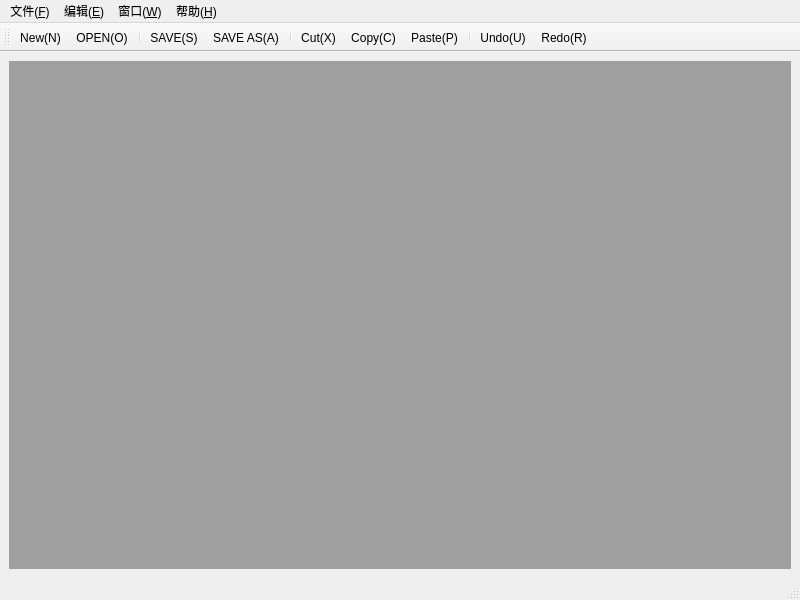
<?xml version="1.0" encoding="UTF-8"?>
<ui version="4.0">
 <class>MainWindow</class>
 <widget class="QMainWindow" name="MainWindow">
  <property name="geometry">
   <rect>
    <x>0</x>
    <y>0</y>
    <width>800</width>
    <height>600</height>
   </rect>
  </property>
  <property name="windowTitle">
   <string>MainWindow</string>
  </property>
  <widget class="QWidget" name="centralwidget">
   <layout class="QGridLayout" name="gridLayout">
    <item row="0" column="0">
     <widget class="QMdiArea" name="mdiArea"/>
    </item>
   </layout>
  </widget>
  <widget class="QMenuBar" name="menubar">
   <property name="geometry">
    <rect>
     <x>0</x>
     <y>0</y>
     <width>800</width>
     <height>26</height>
    </rect>
   </property>
   <widget class="QMenu" name="menuF">
    <property name="title">
     <string>文件(&amp;F)</string>
    </property>
    <addaction name="actionNew"/>
    <addaction name="actionOpen"/>
    <addaction name="actionSave"/>
    <addaction name="actionSaveAs"/>
    <addaction name="actionExit"/>
   </widget>
   <widget class="QMenu" name="menuE">
    <property name="title">
     <string>编辑(&amp;E)</string>
    </property>
    <addaction name="actionUndo"/>
    <addaction name="actionRedo"/>
    <addaction name="actionCut"/>
    <addaction name="actionCopy"/>
    <addaction name="actionPaste_P"/>
   </widget>
   <widget class="QMenu" name="menuW">
    <property name="title">
     <string>窗口(&amp;W)</string>
    </property>
    <addaction name="actionClose"/>
    <addaction name="actionCloseAll"/>
    <addaction name="actionTile"/>
    <addaction name="actionCascade"/>
    <addaction name="actionNext"/>
    <addaction name="actionPrevious"/>
   </widget>
   <widget class="QMenu" name="menuH">
    <property name="title">
     <string>帮助(&amp;H)</string>
    </property>
    <addaction name="actionAbout"/>
    <addaction name="actionAboutQt"/>
   </widget>
   <addaction name="menuF"/>
   <addaction name="menuE"/>
   <addaction name="menuW"/>
   <addaction name="menuH"/>
  </widget>
  <widget class="QStatusBar" name="statusbar"/>
  <widget class="QToolBar" name="toolBar">
   <property name="windowTitle">
    <string>toolBar</string>
   </property>
   <attribute name="toolBarArea">
    <enum>TopToolBarArea</enum>
   </attribute>
   <attribute name="toolBarBreak">
    <bool>true</bool>
   </attribute>
   <addaction name="actionNew"/>
   <addaction name="actionOpen"/>
   <addaction name="separator"/>
   <addaction name="actionSave"/>
   <addaction name="actionSaveAs"/>
   <addaction name="separator"/>
   <addaction name="actionCut"/>
   <addaction name="actionCopy"/>
   <addaction name="actionPaste_P"/>
   <addaction name="separator"/>
   <addaction name="actionUndo"/>
   <addaction name="actionRedo"/>
  </widget>
  <action name="actionNew">
   <property name="icon">
    <iconset resource="../resource/myImage.qrc">
     <normaloff>:/myImage/image/new.png</normaloff>:/myImage/image/new.png</iconset>
   </property>
   <property name="text">
    <string>New(&amp;N)</string>
   </property>
   <property name="shortcut">
    <string>Ctrl+N</string>
   </property>
  </action>
  <action name="actionOpen">
   <property name="icon">
    <iconset resource="../resource/myImage.qrc">
     <normaloff>:/myImage/image/open.png</normaloff>:/myImage/image/open.png</iconset>
   </property>
   <property name="text">
    <string>OPEN(&amp;O)</string>
   </property>
   <property name="shortcut">
    <string>Ctrl+O</string>
   </property>
  </action>
  <action name="actionSave">
   <property name="icon">
    <iconset resource="../resource/myImage.qrc">
     <normaloff>:/myImage/image/save.png</normaloff>:/myImage/image/save.png</iconset>
   </property>
   <property name="text">
    <string>SAVE(&amp;S)</string>
   </property>
   <property name="shortcut">
    <string>Ctrl+S</string>
   </property>
  </action>
  <action name="actionSaveAs">
   <property name="icon">
    <iconset resource="../resource/myImage.qrc">
     <normaloff>:/myImage/image/saveAs.png</normaloff>:/myImage/image/saveAs.png</iconset>
   </property>
   <property name="text">
    <string>SAVE AS(&amp;A)...</string>
   </property>
  </action>
  <action name="actionExit">
   <property name="icon">
    <iconset resource="../resource/myImage.qrc">
     <normaloff>:/myImage/image/exit.png</normaloff>:/myImage/image/exit.png</iconset>
   </property>
   <property name="text">
    <string>EXIT(&amp;X)</string>
   </property>
  </action>
  <action name="actionUndo">
   <property name="icon">
    <iconset resource="../resource/myImage.qrc">
     <normaloff>:/myImage/image/undo.png</normaloff>:/myImage/image/undo.png</iconset>
   </property>
   <property name="text">
    <string>Undo(&amp;U)</string>
   </property>
   <property name="shortcut">
    <string>Ctrl+Z</string>
   </property>
  </action>
  <action name="actionRedo">
   <property name="icon">
    <iconset resource="../resource/myImage.qrc">
     <normaloff>:/myImage/image/redo.png</normaloff>:/myImage/image/redo.png</iconset>
   </property>
   <property name="text">
    <string>Redo(&amp;R)</string>
   </property>
   <property name="shortcut">
    <string>Ctrl+Y</string>
   </property>
  </action>
  <action name="actionCut">
   <property name="icon">
    <iconset resource="../resource/myImage.qrc">
     <normaloff>:/myImage/image/cut.png</normaloff>:/myImage/image/cut.png</iconset>
   </property>
   <property name="text">
    <string>Cut(&amp;X)</string>
   </property>
   <property name="shortcut">
    <string>Ctrl+X</string>
   </property>
  </action>
  <action name="actionCopy">
   <property name="icon">
    <iconset resource="../resource/myImage.qrc">
     <normaloff>:/myImage/image/copy.png</normaloff>:/myImage/image/copy.png</iconset>
   </property>
   <property name="text">
    <string>Copy(&amp;C)</string>
   </property>
   <property name="shortcut">
    <string>Ctrl+C</string>
   </property>
  </action>
  <action name="actionPaste_P">
   <property name="icon">
    <iconset resource="../resource/myImage.qrc">
     <normaloff>:/myImage/image/paste.png</normaloff>:/myImage/image/paste.png</iconset>
   </property>
   <property name="text">
    <string>Paste(&amp;P)</string>
   </property>
   <property name="shortcut">
    <string>Ctrl+P</string>
   </property>
  </action>
  <action name="actionClose">
   <property name="text">
    <string>Close(&amp;O)</string>
   </property>
  </action>
  <action name="actionCloseAll">
   <property name="text">
    <string>CloseAll(&amp;A)</string>
   </property>
  </action>
  <action name="actionTile">
   <property name="text">
    <string>平铺(&amp;T)</string>
   </property>
   <property name="toolTip">
    <string>平铺</string>
   </property>
  </action>
  <action name="actionCascade">
   <property name="text">
    <string>层叠(&amp;C)</string>
   </property>
   <property name="toolTip">
    <string>层叠</string>
   </property>
  </action>
  <action name="actionNext">
   <property name="icon">
    <iconset resource="../resource/myImage.qrc">
     <normaloff>:/myImage/image/next.png</normaloff>:/myImage/image/next.png</iconset>
   </property>
   <property name="text">
    <string>下一个(&amp;X)</string>
   </property>
   <property name="toolTip">
    <string>下一个</string>
   </property>
   <property name="shortcut">
    <string>Ctrl+Tab</string>
   </property>
  </action>
  <action name="actionPrevious">
   <property name="icon">
    <iconset resource="../resource/myImage.qrc">
     <normaloff>:/myImage/image/previous.png</normaloff>:/myImage/image/previous.png</iconset>
   </property>
   <property name="text">
    <string>前一个(&amp;V)</string>
   </property>
   <property name="toolTip">
    <string>前一个</string>
   </property>
   <property name="shortcut">
    <string>Ctrl+Shift+Backtab</string>
   </property>
  </action>
  <action name="actionAbout">
   <property name="icon">
    <iconset resource="../resource/myImage.qrc">
     <normaloff>:/myImage/image/about.png</normaloff>:/myImage/image/about.png</iconset>
   </property>
   <property name="text">
    <string>关于(&amp;A)</string>
   </property>
   <property name="toolTip">
    <string>关于</string>
   </property>
  </action>
  <action name="actionAboutQt">
   <property name="text">
    <string>关于Qt(&amp;Q)</string>
   </property>
   <property name="toolTip">
    <string>关于Qt</string>
   </property>
  </action>
 </widget>
 <resources>
  <include location="../resource/myImage.qrc"/>
 </resources>
 <connections/>
</ui>
